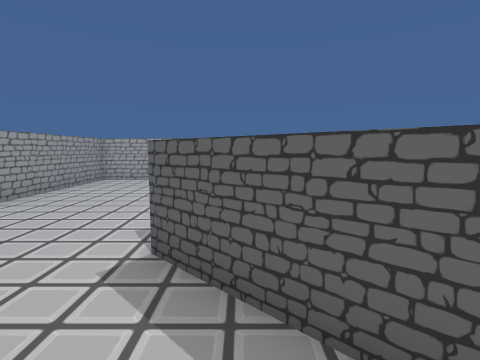
View 1 (above)

17 first-person views from a walk through a 3-D level made in the Unity game engine. The camera is 1.4 m above the floor, tilts 6° down and sees 80° across. The floor is counted in squares, 1 m on a side. Each view is taken from the middle of a square. On the plan, view 1 faces up. The plan holds only what a view shows up to about 14 squares ahead; the rest is blank. The place goes on beyond the plan. The player is left out. Some animated figures are not drawn.

View 2
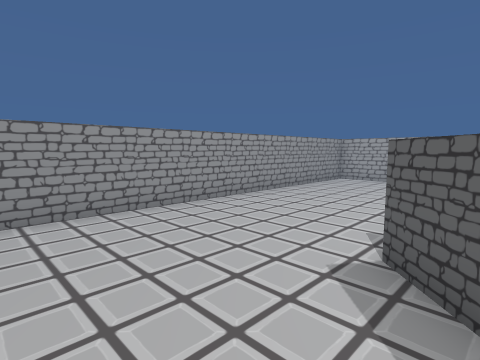

View 3
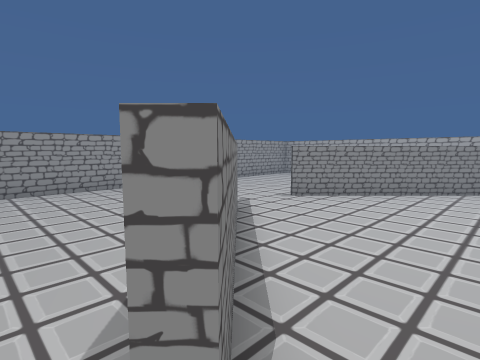

View 4
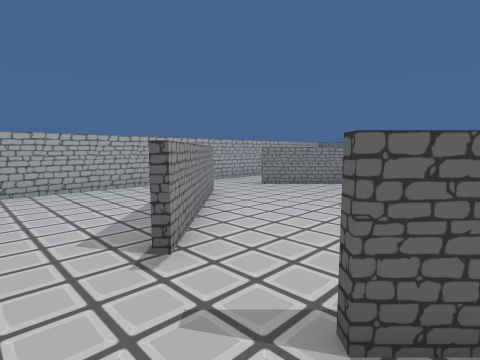

View 5
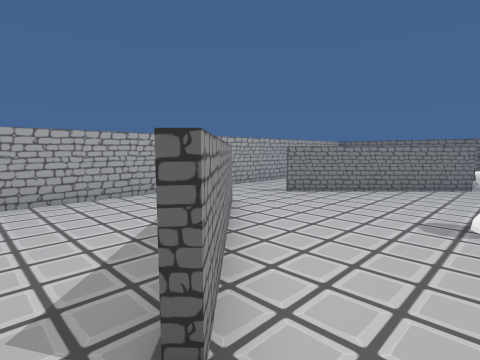

View 6
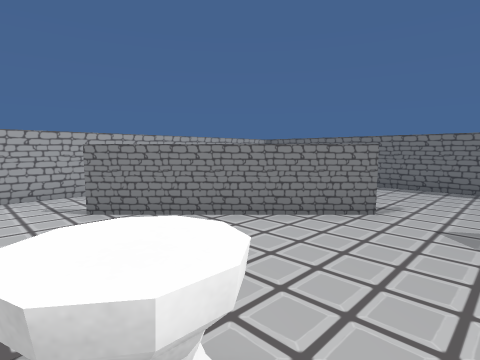

View 7
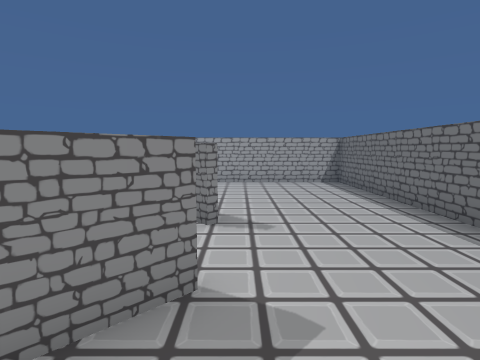

View 8
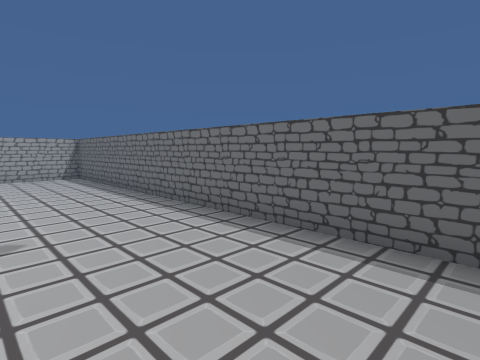

View 9
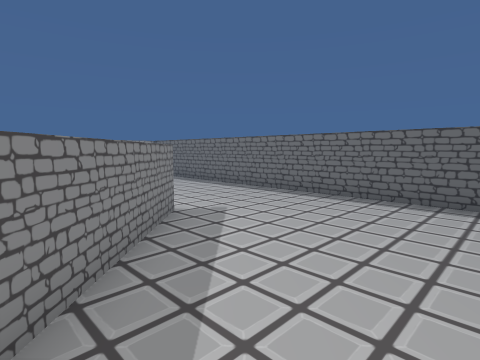

View 10
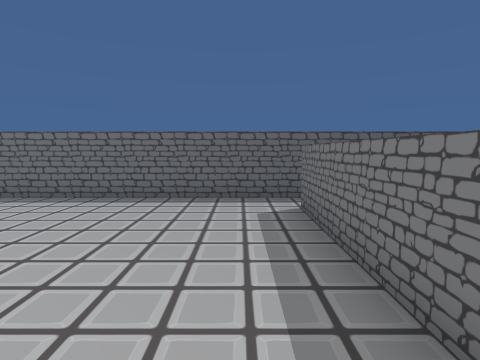

View 11
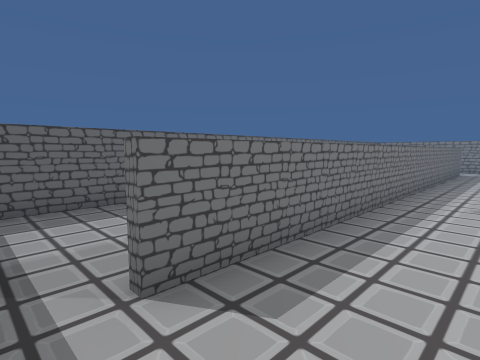

View 12
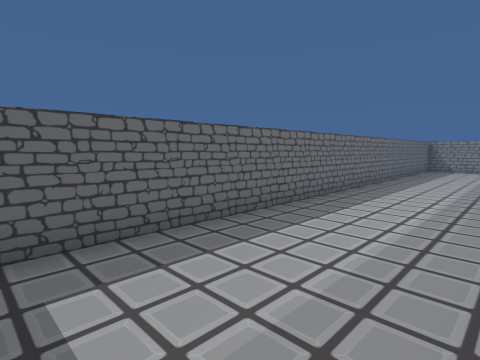

View 13
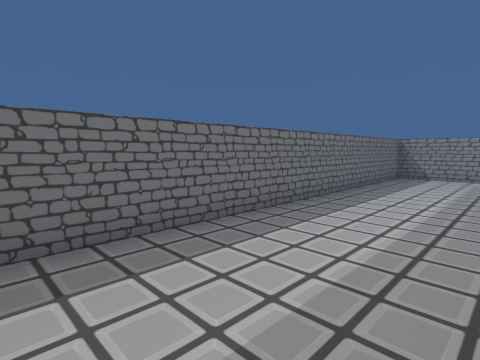

View 14
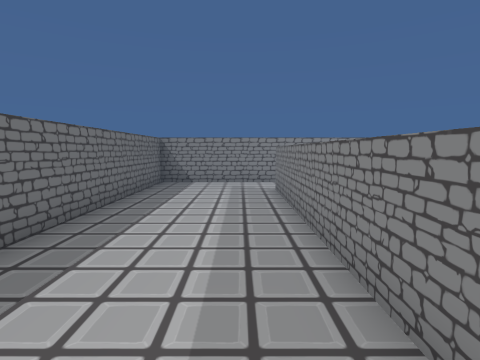

View 15
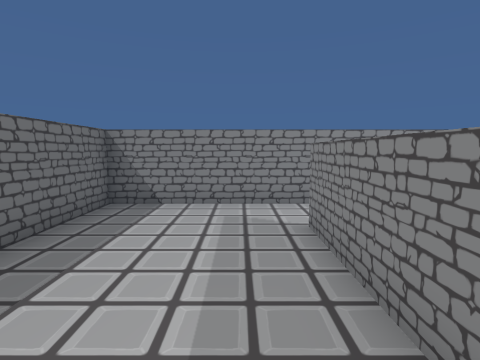

View 16
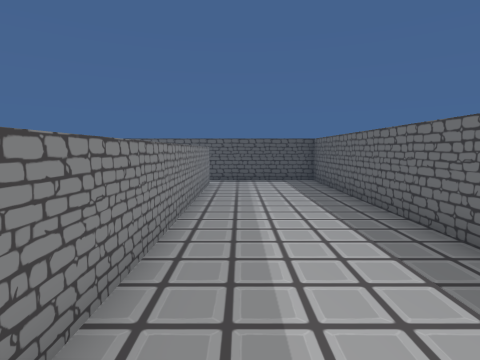

View 17
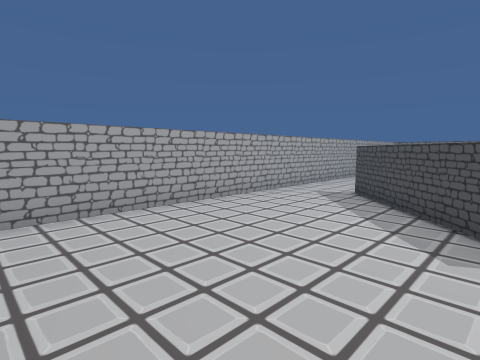

### Floor plan
Points are (right, up) in squares from view 1. A wall is a line through its corners. A room is listed if a view was taken in it or the views show most of it. See-through windows are left out.
Room 1 (views 1, 2, 3, 4, 5, 6, 7, 8, 9, 10, 11, 17)
walls: (1.2, 1.3) (-1.2, 3.8); (-0.4, 3.4) (3.5, -0.5); (-0.2, 7.4) (3.3, 11); (3.4, 10.7) (-1, 6.3); (10.5, 6.1) (5.9, 10.7); (10.6, 3.8) (7.1, 0.3); (-2.4, -3.5) (13.9, -3.5); (-6.4, -1.9) (-6.4, -3.4); (15.3, -3.4) (15.3, 13.4) (-6.4, 13.4) (-6.4, -0.1)
low walls: (4.7, 4.7) (4.2, 4.7)
ways out: opening at (-5.5, -3) to room 2; opening at (15, -3) to room 2
Room 2 (views 12, 13, 14, 15, 16)
walls: (13.9, -3.7) (-4.3, -3.7); (-6.4, -3.4) (-6.4, -8.4) (15.3, -8.4) (15.3, -3.4)
ways out: opening at (-5.5, -3) to room 1; opening at (15, -3) to room 1

Where each view was taken, in squares from view 1:
view 1: 0 up, 0 right, facing up
view 2: 0 up, 0 right, facing up-left
view 3: 1 down, 4 right, facing up-left
view 4: 3 up, 3 left, facing up-right
view 5: 5 up, 2 left, facing up-right
view 6: 4 up, 4 right, facing up-right
view 7: 1 up, 11 right, facing up
view 8: 2 down, 11 right, facing up-right
view 9: 2 down, 7 right, facing up-right
view 10: 2 down, 7 right, facing right
view 11: 1 down, 15 right, facing down-left
view 12: 4 down, 15 right, facing down-left
view 13: 4 down, 9 right, facing down-left
view 14: 5 down, 6 right, facing left
view 15: 5 down, 1 right, facing left
view 16: 5 down, 2 right, facing right
view 17: 7 up, 6 left, facing up-right
